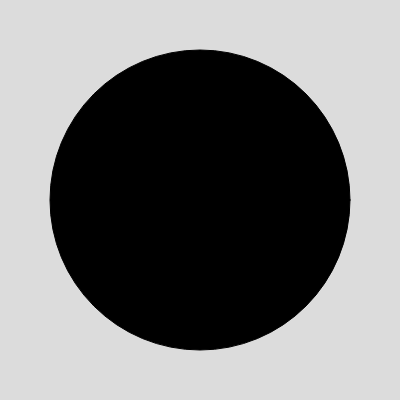
Frame 1 (no input)
Frame 60 (no input): identical to frame 1, image omitted
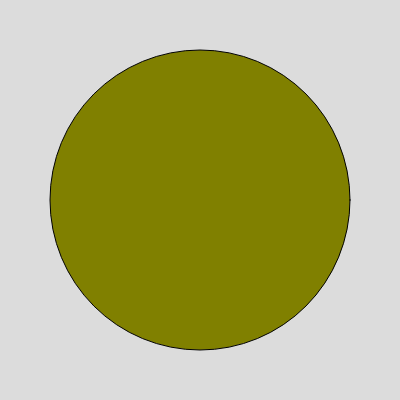
Frame 120 (the mouse pressed at the canvas centre since frame 60)

The p5.js sketch that drew these frames (run headless with seeded random() and noise() and a simulated clock; from frame 60 on, the mouse is pressed at the canvas centre):

// p5.js sketch
// ── sketch.js
function setup() {
  createCanvas(400, 400);
  //let out = map(in, inRange1, inRange2, outRange1, outRange2);
  
  let out = map(2, 0, 5, 0, 10);
  console.log(out);
}

function draw() {
  background(220);
  let r = map (mouseX, 0, width, 0,255);
  let b = map (mouseY, 0, width, 0,255);
  fill(r,b,0);
  circle(width/2, height/2,300)
  
  
  
  
}
